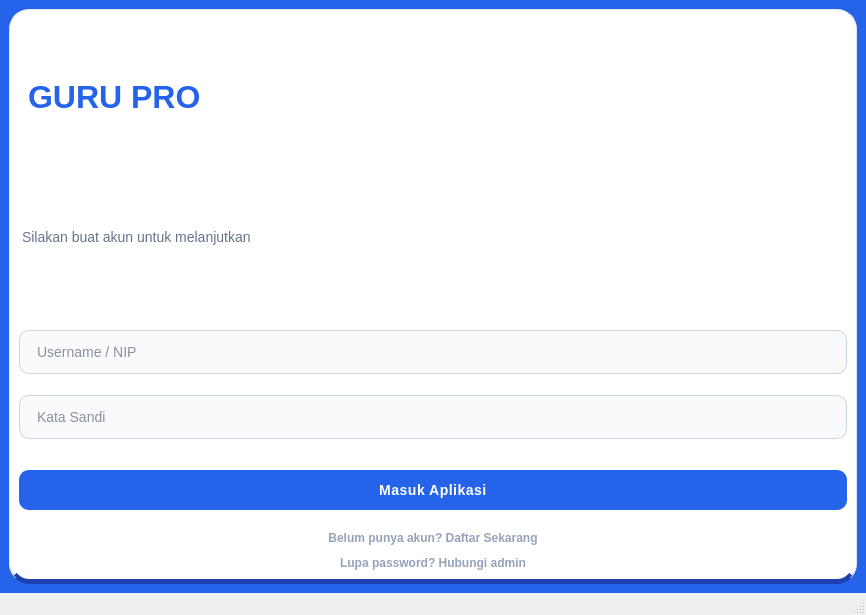
<?xml version="1.0" encoding="UTF-8"?>
<ui version="4.0">
 <class>MainWindow</class>
 <widget class="QMainWindow" name="MainWindow">
  <property name="geometry">
   <rect>
    <x>0</x>
    <y>0</y>
    <width>866</width>
    <height>615</height>
   </rect>
  </property>
  <property name="windowTitle">
   <string>MainWindow</string>
  </property>
  <widget class="QWidget" name="bgLogin">
   <property name="styleSheet">
    <string notr="true">/* ============================================================
   HALAMAN LOGIN (MODERN BLUE)
   ============================================================ */

/* 1. BACKGROUND UTAMA (FULL BIRU GRADASI HALUS) */
QWidget#bgLogin {
    background-color: #2563EB; /* Biru Branding */
    /* Opsional: Jika ingin gradasi, ganti baris atas dengan:
       background: qlineargradient(spread:pad, x1:0, y1:0, x2:1, y2:1, stop:0 #2563EB, stop:1 #1D4ED8); 
    */
}

/* 2. KARTU LOGIN (PUTIH MELAYANG) */
QFrame#cardLogin {
    background-color: #FFFFFF;
    border-radius: 20px;       /* Sudut sangat bulat */
    border: 1px solid #E2E8F0;
    /* Efek Shadow agar timbul */
    border-bottom: 5px solid #1E40AF; 
}

/* 3. TEKS JUDUL */
QLabel#lblJudul {
    color: #2563EB;       /* Biru */
    font-size: 32px;
    font-weight: 900;     /* Extra Bold */
    qproperty-alignment: AlignCenter;
    margin-bottom: 5px;
    margin-top: 10px;
}

QLabel#lblSubJudul {
    color: #64748B;       /* Abu-abu */
    font-size: 14px;
    qproperty-alignment: AlignCenter;
    margin-bottom: 25px;
}

/* 4. INPUT FIELD (USERNAME &amp; PASSWORD) */
QLineEdit {
    background-color: #F8FAFC;
    border: 1px solid #CBD5E1;
    border-radius: 10px;
    padding: 12px 15px;
    font-size: 14px;
    color: #1E293B;
    margin-bottom: 15px;
}
QLineEdit:focus {
    border: 2px solid #2563EB; /* Fokus Biru */
    background-color: #FFFFFF;
}

/* 5. TOMBOL MASUK (BESAR &amp; TEGAS) */
QPushButton#btnLogin {
    background-color: #2563EB;
    color: white;
    border: none;
    border-radius: 10px;
    font-size: 14px;
    font-weight: 800;
    padding: 12px;
    margin-top: 10px;
    letter-spacing: 0.5px;
}
QPushButton#btnLogin:hover {
    background-color: #1D4ED8;
    margin-top: 12px; /* Efek tekan */
    border-bottom: none;
}
QPushButton#btnLogin:pressed {
    background-color: #1E3A8A;
}

/* 6. FOOTER (LUPA PASSWORD) */
QLabel#lblFooter {
    color: #94A3B8;
    font-size: 12px;
    qproperty-alignment: AlignCenter;
    margin-top: 15px;
}
QLabel#lblFooter:hover {
    color: #2563EB;
    cursor: pointer;
}

/* 6. NAVIGASI BAWAH (LINK STYLE) */

/* Tombol ke Daftar &amp; Lupa Password */
QPushButton#btnKeDaftar, QPushButton#btnLupaPass {
    background-color: transparent;
    border: none;
    color: #94A3B8;       /* Abu-abu soft */
    font-size: 12px;
    font-weight: 600;
    margin-top: 5px;
    text-align: center;
}

/* Efek saat mouse mendekat (Hover) */
QPushButton#btnKeDaftar:hover, QPushButton#btnLupaPass:hover {
    color: #2563EB;       /* Berubah jadi Biru */
    text-decoration: underline; /* Ada garis bawah */
    cursor: pointer;
}

/* Khusus Tombol Daftar agar sedikit lebih menonjol */
QPushButton#btnKeDaftar {
    font-weight: 700;     /* Lebih tebal dikit */
    margin-top: 15px;     /* Jarak dari tombol Masuk */
}</string>
   </property>
   <layout class="QGridLayout" name="gridLayout">
    <item row="0" column="0">
     <widget class="QFrame" name="cardLogin">
      <property name="minimumSize">
       <size>
        <width>400</width>
        <height>450</height>
       </size>
      </property>
      <property name="frameShape">
       <enum>QFrame::Shape::StyledPanel</enum>
      </property>
      <property name="frameShadow">
       <enum>QFrame::Shadow::Raised</enum>
      </property>
      <layout class="QVBoxLayout" name="verticalLayout">
       <item>
        <widget class="QLabel" name="lblJudul">
         <property name="text">
          <string>GURU PRO</string>
         </property>
        </widget>
       </item>
       <item>
        <widget class="QLabel" name="lblSubJudul">
         <property name="text">
          <string>Silakan buat akun untuk melanjutkan</string>
         </property>
        </widget>
       </item>
       <item>
        <widget class="QLineEdit" name="inputUser">
         <property name="text">
          <string/>
         </property>
         <property name="placeholderText">
          <string>Username / NIP</string>
         </property>
        </widget>
       </item>
       <item>
        <widget class="QLineEdit" name="inputPass">
         <property name="text">
          <string/>
         </property>
         <property name="placeholderText">
          <string>Kata Sandi</string>
         </property>
        </widget>
       </item>
       <item>
        <widget class="QPushButton" name="btnLogin">
         <property name="text">
          <string>Masuk Aplikasi</string>
         </property>
        </widget>
       </item>
       <item>
        <widget class="QPushButton" name="btnKeDaftar">
         <property name="text">
          <string>Belum punya akun? Daftar Sekarang</string>
         </property>
         <property name="flat">
          <bool>true</bool>
         </property>
        </widget>
       </item>
       <item>
        <widget class="QPushButton" name="btnLupaPass">
         <property name="text">
          <string>Lupa password? Hubungi admin</string>
         </property>
         <property name="flat">
          <bool>true</bool>
         </property>
        </widget>
       </item>
      </layout>
     </widget>
    </item>
   </layout>
  </widget>
  <widget class="QMenuBar" name="menubar">
   <property name="geometry">
    <rect>
     <x>0</x>
     <y>0</y>
     <width>866</width>
     <height>33</height>
    </rect>
   </property>
  </widget>
  <widget class="QStatusBar" name="statusbar"/>
 </widget>
 <resources/>
 <connections/>
</ui>
